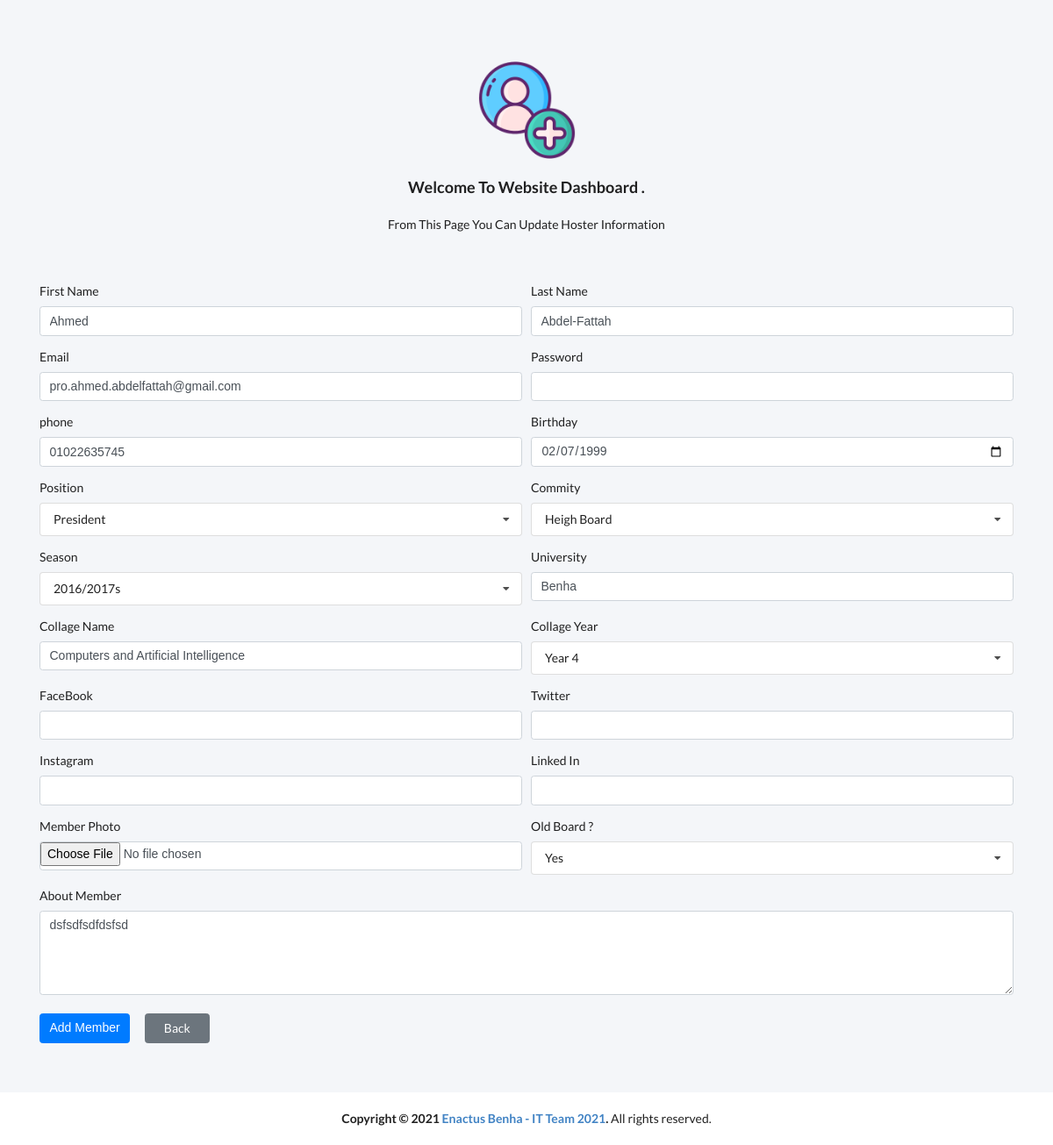
Page /update_hoster.php?id=4 (signed in) on the committed database.
### tables this page shows
CREATE TABLE `hosters` (
  `id` int(11) NOT NULL,
  `first_name` varchar(50) NOT NULL,
  `last_name` varchar(50) NOT NULL,
  `email` varchar(120) NOT NULL,
  `password` varchar(100) NOT NULL,
  `birthday` varchar(10) NOT NULL,
  `phone` varchar(11) NOT NULL,
  `photo` varchar(100) NOT NULL,
  `commity_name` varchar(50) NOT NULL DEFAULT 'Heigh Board',
  `season_year` varchar(15) NOT NULL,
  `position_name` varchar(50) NOT NULL,
  `university_name` varchar(50) NOT NULL,
  `college_name` varchar(70) NOT NULL,
  `college_year` varchar(10) NOT NULL,
  `about_hoster` varchar(300) NOT NULL,
  `facebook` varchar(150) DEFAULT NULL,
  `twitter` varchar(150) DEFAULT NULL,
  `instgram` varchar(150) DEFAULT NULL,
  `linked_in` varchar(150) DEFAULT NULL,
  `old` int(1) NOT NULL DEFAULT 0
);

### includes/functions/functions.php (called while the page is built, shortened)
<?php
function getData_with_id($table,$id){
    global $con;
    $stmt = $con->prepare("SELECT * FROM $table WHERE id = ?");
    $stmt->execute(array($id));
    $rows = $stmt->fetch(PDO::FETCH_ASSOC);
    return $rows;
}

### update_hoster.php (the view, shortened to what this page needs)
<?php
    if(isset($_SESSION['first_name'])){
        if (isset($_GET['id']) && is_numeric($_GET['id'])){
            $hoster_id = $_GET['id'];
            $result= getData_with_id("hosters",$hoster_id);
?>
<div class="container mb-3">
    <img class="add_member" src="img/add_member.png" alt="add_member">
<h3 class="text-center mt-4 mb-4">Welcome To Website Dashboard .</h3>
<p class="text-center mb-5 pb-3">From This Page You Can Update Hoster Information</p>
<form method="POST" action="<?php $_SERVER['PHP_SELF'] ?>" enctype="multipart/form-data">
  <div class="form-row">
        <div class="form-group col-md-6">
            <label>First Name</label>
            <input style="direction: ltr;" value="<?php echo $result['first_name'];?>" name="first_name" type="text" class="form-control">
        </div>
        <div class="form-group col-md-6">
            <label>Last Name</label>
            <input style="direction: ltr;" value="<?php echo $result['last_name'];?>" name="last_name" type="text" class="form-control">
        </div>
        <div class="form-group col-md-6">
            <label>Email</label>
            <input style="direction: ltr;" value="<?php echo $result['email'];?>" name="email" type="email" class="form-control">
        </div>
        <div class="form-group col-md-6">
            <label>Password</label>
            <input style="direction: ltr;" name="password" type="password" class="form-control">
        </div>
        <div class="form-group col-md-6">
            <label>phone</label>
            <input style="direction: ltr;" value="<?php echo $result['phone'];?>" name="phone" type="tel" class="form-control">
        </div>
        <div class="form-group col-md-6">
            <label>Birthday</label>
            <input style="direction: ltr;" value="<?php echo $result['birthday'];?>" name="birthday" type="date" class="form-control">
        </div>
        <div class="form-group col-md-6">
            <label for="position">Position</label>
            <select class="custom-select ui search dropdown"  name="position" id="position" required>
                <option value="President">President</option>
            </select>
        </div>
        <div class="form-group col-md-6">
            <label for="commity">Commity</label>
            <select class="custom-select ui search dropdown"  name="commity" id="commity" required>
                <option selected value="<?php echo $result['commity_name'];?>"><?php echo $result['commity_name'];?></option>
            </select>
        </div>
        <div class="form-group col-md-6">
            <label for="season">Season</label>
            <select class="custom-select ui search dropdown"  name="season" id="season" required>
                <option selected value="<?php echo $result['season_year'];?>"><?php echo $result['season_year'];?>s</option>
            </select>
        </div>
        <div class="form-group col-md-6">
            <label>University</label>
            <input style="direction: ltr;" value="<?php echo $result['university_name'];?>" name="university" type="text" class="form-control">
        </div>
        <div class="form-group col-md-6">
            <label>Collage Name</label>
            <input style="direction: ltr;" value="<?php echo $result['college_name'];?>" name="collage_name" type="text" class="form-control">
        </div>
        <div class="form-group col-md-6">
            <label>Collage Year</label>
            <select class="custom-select ui search dropdown"  name="collage_year" id="collage_year" required>
                <?php for($i=1 ; $i<=5 ; $i++){?>
                <option value="<?php echo $i?>">Year <?php echo $i?></option>
                <?php } ?>
            </select>
        </div>
        <div class="form-group col-md-6">
            <label>FaceBook</label>
            <input style="direction: ltr;" value="<?php echo $result['facebook'];?>" name="facebook" type="url" class="form-control">
        </div>
        <div class="form-group col-md-6">
            <label>Twitter</label>
            <input style="direction: ltr;" value="<?php echo $result['twitter'];?>" name="twitter" type="url" class="form-control">
        </div>
        <div class="form-group col-md-6">
            <label>Instagram</label>
            <input style="direction: ltr;" value="<?php echo $result['instgram'];?>" name="insta" type="url" class="form-control">
        </div>
        <div class="form-group col-md-6">
            <label>Linked In</label>
            <input style="direction: ltr;" value="<?php echo $result['linked_in'];?>" name="linked_in" type="url" class="form-control">
        </div>
        <div class="form-group col-md-6">
            <label>Member Photo</label>
            <input style="direction: ltr;padding:0" name="img" type="file" class="form-control">
        </div>
        <div class="form-group col-md-6">
            <label for="old">Old Board ?</label>
            <select class="custom-select ui search dropdown"  name="old" id="old" required>
                <option value="1">Yes</option>
            </select>
        </div>
        <div class="form-group col-md-12">
            <label>About Member</label>
            <textarea name="about" class="form-control" placeholder="Some Info About member *" rows="4" autocomplete="off"><?php echo $result['about_hoster'];?></textarea>
        </div>
  </div>
  <button type="submit" class="btn btn-primary mb-5 mt-2">Add Member</button>
  <a class="btn btn-secondary pr-4 pl-4 ml-3 mb-5 mt-2" href="dashboard.php">Back</a>
</form>
</div>
<div class="footer text-center">
            <strong>Copyright &copy; <?php echo date('Y'); ?> <a href="#">Enactus Benha - IT Team 2021</a>.</strong>
            All rights reserved.
</div>
<?php
}else{
    header("location:members.php");
}
}
else{
    header("location:signin.php");
}

### layout/css/add_member.css (style rules this page uses)
body { background-color: #f4f6f9 !important; padding: 50px 0; }
.add_member { width: 10%; display: block; margin: 20px auto; }
.footer { padding: 20px 0; background-color: #fff; }

### rows in the picture
hosters: first_name "Ahmed", last_name "Abdel-Fattah", email "pro.ahmed.abdelfattah@gmail.com", phone "01022635745", birthday "02/07/1999", commity_name "Heigh Board", season_year "2016/2017", university "Benha", collage_name "Computers and Artificial Intelligence", about "dsfsdfsdfdsfsd"
